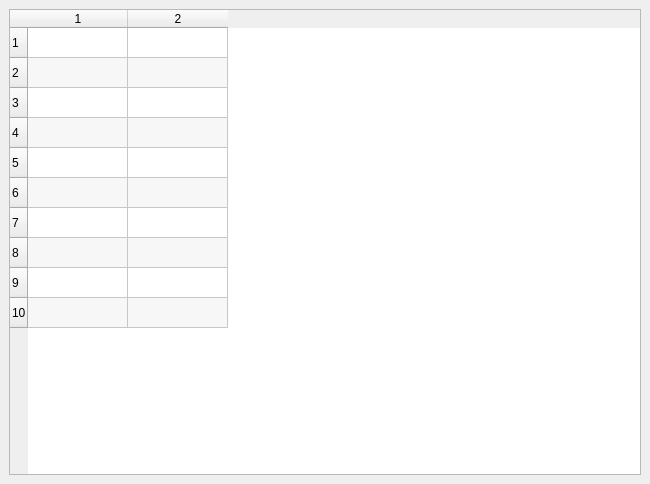
<?xml version="1.0" encoding="UTF-8"?>
<ui version="4.0">
 <class>MainWindow</class>
 <widget class="QMainWindow" name="MainWindow">
  <property name="geometry">
   <rect>
    <x>0</x>
    <y>0</y>
    <width>650</width>
    <height>484</height>
   </rect>
  </property>
  <property name="minimumSize">
   <size>
    <width>650</width>
    <height>484</height>
   </size>
  </property>
  <property name="windowTitle">
   <string>MainWindow</string>
  </property>
  <widget class="QWidget" name="centralwidget">
   <layout class="QGridLayout" name="gridLayout">
    <property name="sizeConstraint">
     <enum>QLayout::SetMinimumSize</enum>
    </property>
    <item row="0" column="0">
     <widget class="QTableWidget" name="tableWidget">
      <property name="alternatingRowColors">
       <bool>true</bool>
      </property>
      <property name="rowCount">
       <number>10</number>
      </property>
      <property name="columnCount">
       <number>2</number>
      </property>
      <row/>
      <row/>
      <row/>
      <row/>
      <row/>
      <row/>
      <row/>
      <row/>
      <row/>
      <row/>
      <column/>
      <column/>
     </widget>
    </item>
   </layout>
  </widget>
 </widget>
 <resources/>
 <connections/>
</ui>
